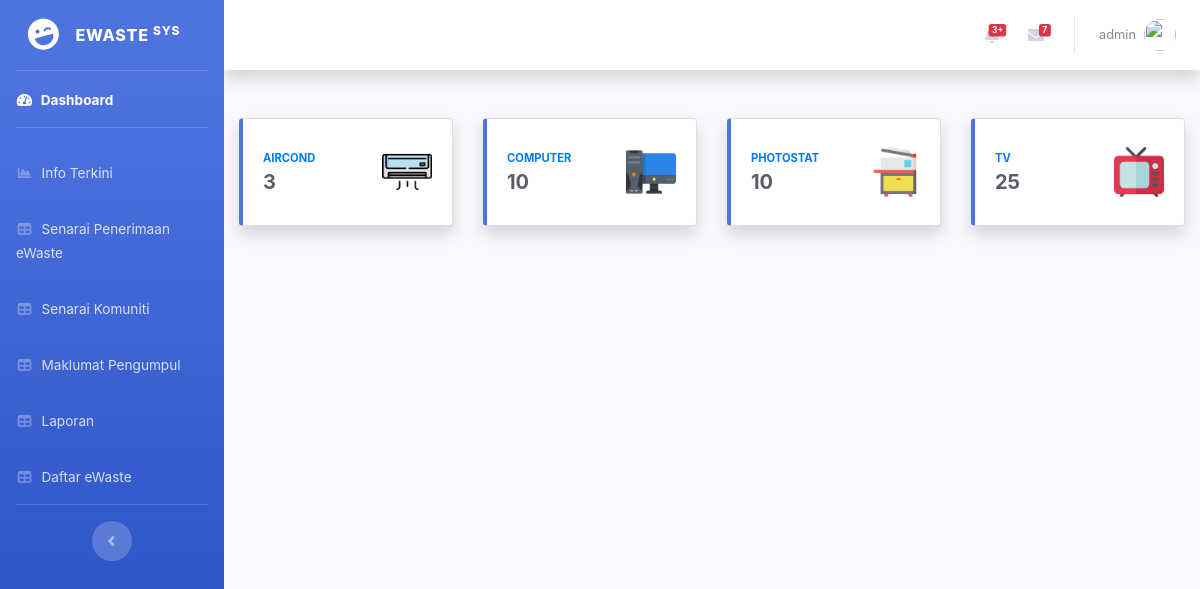
/admin/home.php (signed in), run on the app's committed database.
### tables this page shows
CREATE TABLE `users` (
  `id` int(10) NOT NULL,
  `username` varchar(50) NOT NULL,
  `password` varchar(50) NOT NULL,
  `useremail` varchar(50) NOT NULL,
  `userrole` varchar(50) NOT NULL
);

CREATE TABLE `item` (
  `item_id` int(10) NOT NULL,
  `id_cus` varchar(1000) NOT NULL,
  `item_name` varchar(1000) NOT NULL,
  `quan` int(10) NOT NULL,
  `point` varchar(1000) NOT NULL,
  `status` int(100) NOT NULL,
  `year` int(11) NOT NULL,
  `month` int(11) NOT NULL,
  `day` int(11) NOT NULL,
  `collector` varchar(100) NOT NULL
);

CREATE TABLE `item2` (
  `id` int(11) NOT NULL,
  `pic` varchar(1000) NOT NULL,
  `des` varchar(1000) NOT NULL
);

### admin/home.php (the view, shortened to what this page needs)
<?php
	include("database/db_conection.php");
  $username = $_SESSION['username'];
  $sqlk = "SELECT * FROM users WHERE username='$username'  and userrole='admin'";
  $hasil = mysqli_query($dbcon,$sqlk);
  $berjaya = mysqli_fetch_array($hasil);
include('database/db_conection.php');
include('includes/header.php');
include('includes/navbar.php');
  ?>
    <div id="content-wrapper" class="d-flex flex-column">
      <div id="content">
  <?PHP
include('includes/top-navbar.php');
  ?>
        <div class="container-fluid">
  <div class="row">
<?php
		$query="SELECT * FROM item GROUP BY item_name";
    	$sql = mysqli_query($dbcon , $query);
	    while($row = mysqli_fetch_array($sql)){
	    	$xhs=$row['item_name'];
		$quern="SELECT * FROM item2 where des='$xhs'";
    	$sqln = mysqli_query($dbcon , $quern);
	    $rown = mysqli_fetch_array($sqln);
	    $queryx="SELECT sum(quan) as pitihar FROM item where item_name='$xhs'";
    	$sqlx = mysqli_query($dbcon , $queryx);
	    $rowx = mysqli_fetch_array($sqlx);
		?>
            <div class="col-xl-3 col-md-6 mb-4">
              <div class="card border-left-primary shadow h-100 py-2">
               <a href="view_category.php?id=<?PHP echo $row['item_name'];?>"> <div class="card-body">
                  <div class="row no-gutters align-items-center">
                    <div class="col mr-2">
                      <div class="text-xs font-weight-bold text-primary text-uppercase mb-1"><?PHP echo $row['item_name'];?></div>
                      <div class="h5 mb-0 font-weight-bold text-gray-800"><?PHP echo $rowx['pitihar'];?></div>
                    </div>
                    <div class="col-auto">
                     <img width="50px" src="../img/s/<?PHP echo $rown['pic'];?>">
                    </div>
                  </div>
                </div></a>
              </div>
            </div>
		<?php
		}
		?>
   </div>
	<br/>
	<br/>
        </div>
      </div>

### admin/includes/top-navbar.php (shortened to what this page needs)
<nav class="navbar navbar-expand navbar-light bg-white topbar mb-4 static-top shadow">
        <ul class="navbar-nav ml-auto">
          <li class="nav-item dropdown no-arrow mx-1">
            <a class="nav-link dropdown-toggle" href="#" id="alertsDropdown" role="button" data-toggle="dropdown" aria-haspopup="true" aria-expanded="false">
              <span class="badge badge-danger badge-counter">3+</span>
            </a>
          </li>
          <li class="nav-item dropdown no-arrow mx-1">
            <a class="nav-link dropdown-toggle" href="#" id="messagesDropdown" role="button" data-toggle="dropdown" aria-haspopup="true" aria-expanded="false">
              <i class="fas fa-envelope fa-fw"></i>
              <span class="badge badge-danger badge-counter">7</span>
            </a>
          </li>
          <li class="nav-item dropdown no-arrow">
            <a class="nav-link dropdown-toggle" href="#" id="userDropdown" role="button" data-toggle="dropdown" aria-haspopup="true" aria-expanded="false">
              <span class="mr-2 d-none d-lg-inline text-gray-600 small"><?PHP echo $berjaya['username'];?></span>
              <img class="img-profile rounded-circle" src="https://source.unsplash.com/QAB-WJcbgJk/60x60">
            </a>
          </li>
        </ul>
      </nav>

### data on the page
users: username "admin"
item: item_name "AIRCOND", pitihar "3", item2.pic (picture)
item: item_name "COMPUTER", pitihar "10", item2.pic (picture)
item: item_name "PHOTOSTAT", pitihar "10", item2.pic (picture)
item: item_name "TV", pitihar "25", item2.pic (picture)
